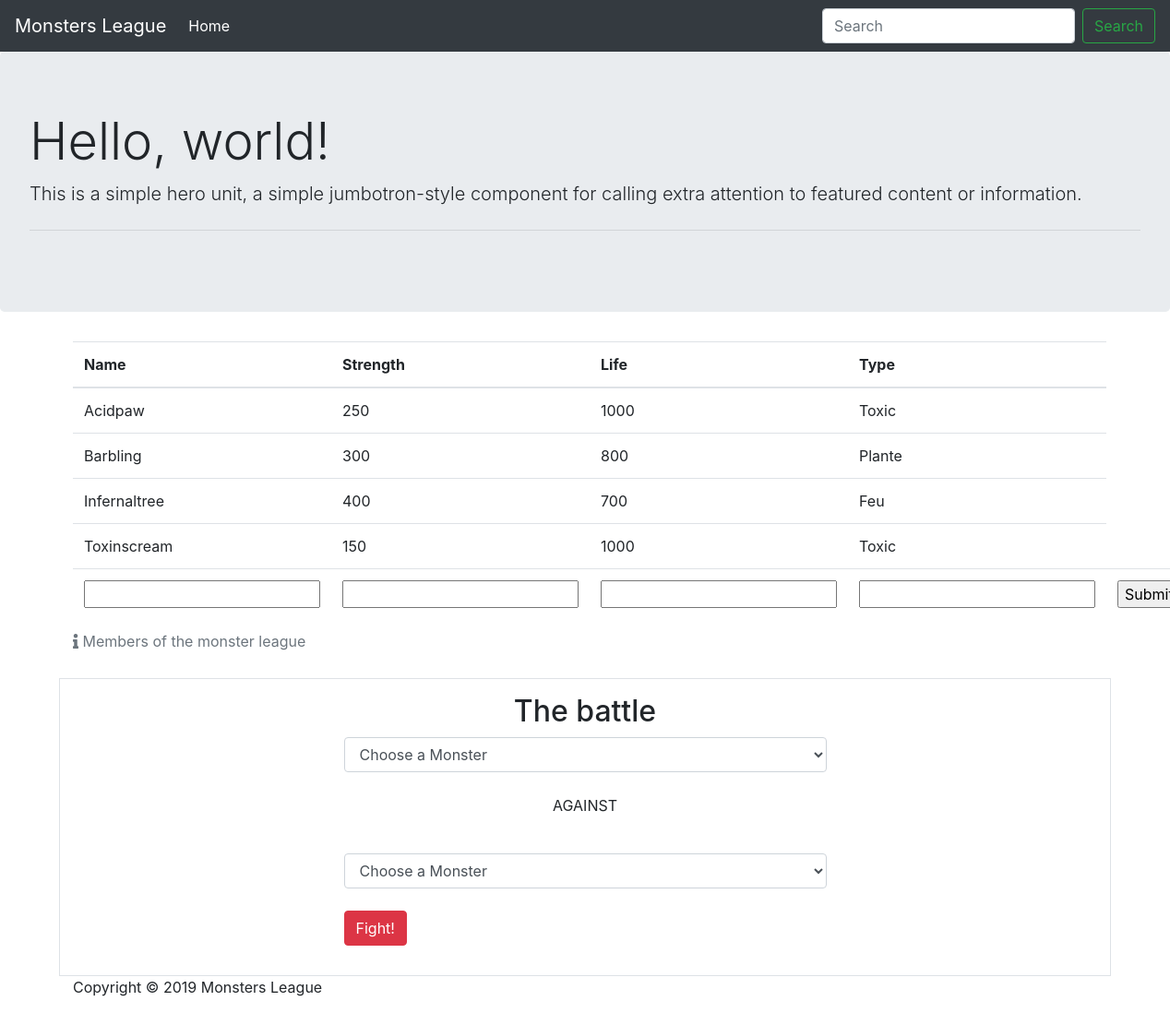
The page / on the database its author committed.
### tables this page shows
CREATE TABLE `monstres` (
  `nom` varchar(30) NOT NULL,
  `strength` int(10) NOT NULL,
  `life` int(10) NOT NULL,
  `type` varchar(30) NOT NULL
);

### functions.php (called while the page is built, shortened)
<?php
require __DIR__ . '/monster.php';
function getMonsters()
{
    try{
        $pdo = new PDO('mysql:host=localhost;dbname=monstre', 'root', 'q^Lmxzaf');
    }
    catch(Exception $e){
        die("Erreur".$e->getMessage());
    }
    $recuperation = $pdo->query('SELECT * FROM monstres');
    while ($donnees = $recuperation ->fetch()) {
        $monstreTemp = new Monster($donnees['nom'],$donnees['strength'],$donnees['life'],$donnees['type']);
        $monstre_array[] = $monstreTemp;
    }
    return $monstre_array;
}

### monster.php (called while the page is built, shortened)
<?php
class Monster {
	private $name;
	private $strength;
	private $type;
	private $life;
	function __construct($name,$strength,$life,$type){
		$this->name = $name;
		$this->strength = $strength;
		$this->type = $type;
		$this->life = $life;
	}
	function getname(){
		return $this->name;
}
	function getstrength(){
		return $this->strength;
}
	function gettype(){
		return $this->type;
}
	function getlife(){
		return $this->life;
}
}

### index.php (the view, shortened to what this page needs)
<?php
require __DIR__ . '/functions.php';
$monsters = getMonsters();
?>
<!DOCTYPE html>
<html lang="fr">
    <head>
        <link rel="stylesheet" href="bootstrap-4.1.3-dist/css/bootstrap.min.css">
        <link rel="stylesheet" href="https://use.fontawesome.com/releases/v5.6.3/css/all.css">
    </head>
    <body>
        <nav class="navbar navbar-expand-lg navbar-dark bg-dark">
            <a class="navbar-brand" href="#">Monsters League</a>
            <div class="collapse navbar-collapse" id="navbarSupportedContent">
                <ul class="navbar-nav mr-auto">
                    <li class="nav-item active">
                        <a class="nav-link" href="#">Home <span class="sr-only">(current)</span></a>
                    </li>
                </ul>
                <form class="form-inline my-2 my-lg-0">
                    <input class="form-control mr-sm-2" type="search" placeholder="Search" aria-label="Search">
                    <button class="btn btn-outline-success my-2 my-sm-0" type="submit">Search</button>
                </form>
            </div>
        </nav>
        <div class="jumbotron">
            <h1 class="display-4">Hello, world!</h1>
            <p class="lead">This is a simple hero unit, a simple jumbotron-style component for calling extra attention to featured content or information.</p>
            <hr class="my-4">
        </div>
        <div class="container">
            <table class="table table-hover">
                <caption><i class="fas fa-info"></i> Members of the monster league</caption>
                <thead>
                    <tr>
                        <th>Name</th>
                        <th>Strength</th>
                        <th>Life</th>
                        <th>Type</th>
                    </tr>
                </thead>
                <tbody>
                    <?php foreach ($monsters as $monster) { ?>
                        <tr>
                            <td><?php echo $monster->getname(); ?></td>
                            <td><?php echo $monster->getstrength(); ?></td>
                            <td><?php echo $monster->getlife(); ?></td>
                            <td><?php echo $monster->gettype(); ?></td>
                        </tr>
                    <?php } ?>
                    <tr>
                            <form action="<?php $_PHP_SELF ?>" method="POST">
                            <td><input type="text" name="name"></td>
                            <td><input type="text" name="strength"></td>
                            <td><input type="text" name="life"></td>
                            <td><input type="text" name="type"></td>
                            <td><input type="submit"></td>
                            </form>
                        </tr>
                </tbody>
            </table>
            <div class="row border p-3">
                <div class="form-group col-md-6 offset-md-3">
                    <form method="POST" action="fight.php">
                        <h2 class="text-center">The battle</h2>
                        <select class=" form-control" name="first_monster_name">
                            <option value="">Choose a Monster</option>
                        </select>
                        <br>
                        <p class="text-center">AGAINST</p>
                        <br>
                        <select class="form-control" name="second_monster_name">
                            <option value="">Choose a Monster</option>
                        </select>
                        <br>
                        <button class="btn btn-md btn-danger center-block" type="submit">Fight!</button>
                    </form>
                </div>
            </div>
        </div>
        <footer>
            <div class="container">
                <p>Copyright © 2019 Monsters League</p>
            </div>
        </footer>
    </body>
</html>

### rows shown on the page
monstres: nom "Acidpaw", strength "250", life "1000", type "Toxic"
monstres: nom "Barbling", strength "300", life "800", type "Plante"
monstres: nom "Infernaltree", strength "400", life "700", type "Feu"
monstres: nom "Toxinscream", strength "150", life "1000", type "Toxic"
